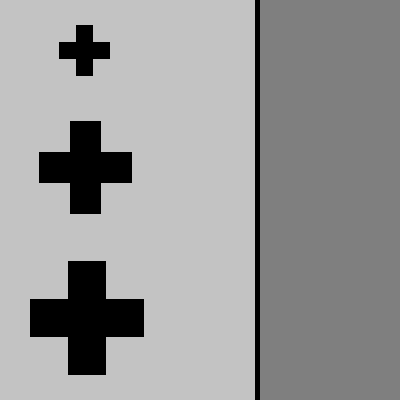
#> input picture images/Test.bmp, 400 x 400 px, found by its file name
$ python ORB_Match2.py
#> lines starting #> are read from the running program, lines starting #| are printed output that depends on the picture; after the words box and inside, x2 and y2 are one past the last pixel; in counts of white or black regions, pixels touching at a corner belong together
# match 함수로부터 올바른 매칭점 찾기 (match_good.py)

import cv2, numpy as np

img1 = cv2.imread('images/test.bmp')
#> img1 is the input picture: shape (400, 400, 3); min 0, max 195, mean 152.3
img2 = cv2.imread('images/Mark_L.bmp')
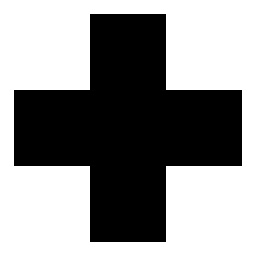
#> input picture images/Mark_L.bmp, 136 x 133 px, found by its file name (shown 2 times larger)
#> img2 is the input picture: shape (133, 136, 3); values 0 (black) and 195 (white), 60.1% white; 1 black region, box (x1, y1, x2, y2) and area: (7, 7, 121, 121) 7220
gray1 = cv2.cvtColor(img1, cv2.COLOR_BGR2GRAY)
gray2 = cv2.cvtColor(img2, cv2.COLOR_BGR2GRAY)

# ORB로 서술자 추출 ---①
detector = cv2.ORB_create()
kp1, desc1 = detector.detectAndCompute(gray1, None)
#> kp1 = 102 keypoints; strongest (x, y, size): (60, 58, 37.2), (60, 57, 53.6), (102, 184, 44.6), (74, 60, 37.2)
kp2, desc2 = detector.detectAndCompute(gray2, None)
#> kp2 = 3 keypoints; (x, y, size): (43, 84, 37.2), (84, 84, 44.6), (43, 43, 37.2)
# BF-Hamming으로 매칭 ---②
matcher = cv2.BFMatcher(cv2.NORM_HAMMING, crossCheck=True)
matches = matcher.match(desc1, desc2)
#> matches = 2 matches

# 매칭 결과를 거리기준 오름차순으로 정렬 ---③
matches = sorted(matches, key=lambda x:x.distance)
# 최소 거리 값과 최대 거리 값 확보 ---④
min_dist, max_dist = matches[0].distance, matches[-1].distance
#> min_dist = 1; max_dist = 1
# 최소 거리의 15% 지점을 임계점으로 설정 ---⑤
ratio = 0.2
good_thresh = (max_dist - min_dist) * ratio + min_dist
#> good_thresh = 1
# 임계점 보다 작은 매칭점만 좋은 매칭점으로 분류 ---⑥
good_matches = [m for m in matches if m.distance < good_thresh]
#> good_matches = []
print('matches:%d/%d, min:%.2f, max:%.2f, thresh:%.2f' \
        %(len(good_matches),len(matches), min_dist, max_dist, good_thresh))
#| matches:0/2, min:1.00, max:1.00, thresh:1.00
# 좋은 매칭점만 그리기 ---⑦
res = cv2.drawMatches(img1, kp1, img2, kp2, good_matches, None, \
                flags=cv2.DRAW_MATCHES_FLAGS_NOT_DRAW_SINGLE_POINTS)
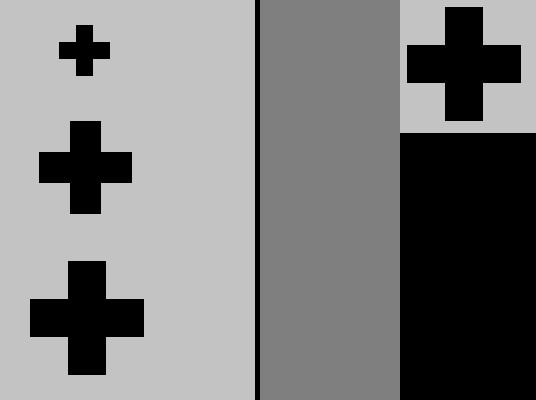
#> res: shape (400, 536, 3); min 0, max 195, mean 123.6
# 결과 출력
cv2.imshow('Good Match', res)
cv2.waitKey()
cv2.destroyAllWindows()
